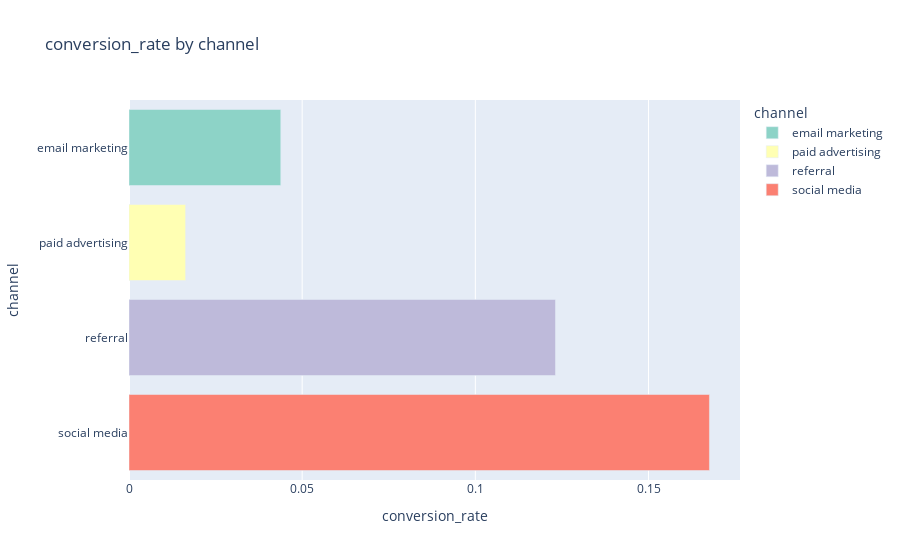

Notebook source saved alongside this figure:
### Code cell
fig4= px.bar(conversion_data, 
             x='conversion_rate',
             y='channel',
             title= 'conversion_rate by channel',
             color='channel',
             color_discrete_sequence= px.colors.qualitative.Set3,
             orientation= 'h'
            )
fig4.show()

### Figure 1 — Plotly figure (JSON) as saved in the notebook; plotly's stock layout.template omitted (floating-point values rounded to 4 significant figures)
{"data": [{"alignmentgroup": "True", "hovertemplate": "channel=%{y}<br>conversion_rate=%{x}<extra></extra>", "legendgroup": "email marketing", "marker": {"color": "rgb(141,211,199)", "pattern": {"shape": ""}}, "name": "email marketing", "offsetgroup": "email marketing", "orientation": "h", "showlegend": true, "textposition": "auto", "type": "bar", "x": [0.04382], "xaxis": "x", "y": ["email marketing"], "yaxis": "y"}, {"alignmentgroup": "True", "hovertemplate": "channel=%{y}<br>conversion_rate=%{x}<extra></extra>", "legendgroup": "paid advertising", "marker": {"color": "rgb(255,255,179)", "pattern": {"shape": ""}}, "name": "paid advertising", "offsetgroup": "paid advertising", "orientation": "h", "showlegend": true, "textposition": "auto", "type": "bar", "x": [0.01634], "xaxis": "x", "y": ["paid advertising"], "yaxis": "y"}, {"alignmentgroup": "True", "hovertemplate": "channel=%{y}<br>conversion_rate=%{x}<extra></extra>", "legendgroup": "referral", "marker": {"color": "rgb(190,186,218)", "pattern": {"shape": ""}}, "name": "referral", "offsetgroup": "referral", "orientation": "h", "showlegend": true, "textposition": "auto", "type": "bar", "x": [0.1231], "xaxis": "x", "y": ["referral"], "yaxis": "y"}, {"alignmentgroup": "True", "hovertemplate": "channel=%{y}<br>conversion_rate=%{x}<extra></extra>", "legendgroup": "social media", "marker": {"color": "rgb(251,128,114)", "pattern": {"shape": ""}}, "name": "social media", "offsetgroup": "social media", "orientation": "h", "showlegend": true, "textposition": "auto", "type": "bar", "x": [0.1676], "xaxis": "x", "y": ["social media"], "yaxis": "y"}], "layout": {"autosize": true, "barmode": "relative", "legend": {"title": {"text": "channel"}, "tracegroupgap": 0}, "title": {"text": "conversion_rate by channel"}, "xaxis": {"anchor": "y", "autorange": true, "domain": [0, 1], "range": [0, 0.1764], "title": {"text": "conversion_rate"}, "type": "linear"}, "yaxis": {"anchor": "x", "autorange": true, "categoryarray": ["social media", "referral", "paid advertising", "email marketing"], "categoryorder": "array", "domain": [0, 1], "range": [-0.5, 3.5], "title": {"text": "channel"}, "type": "category"}}}
